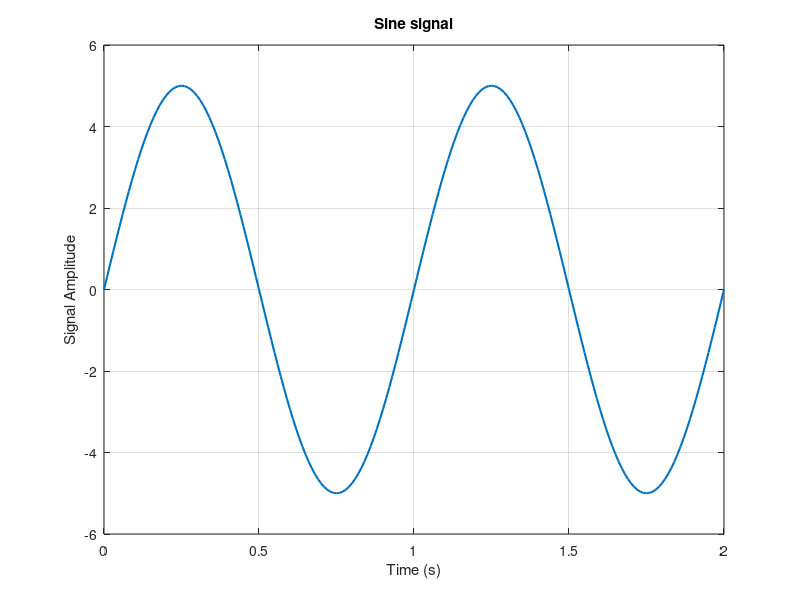
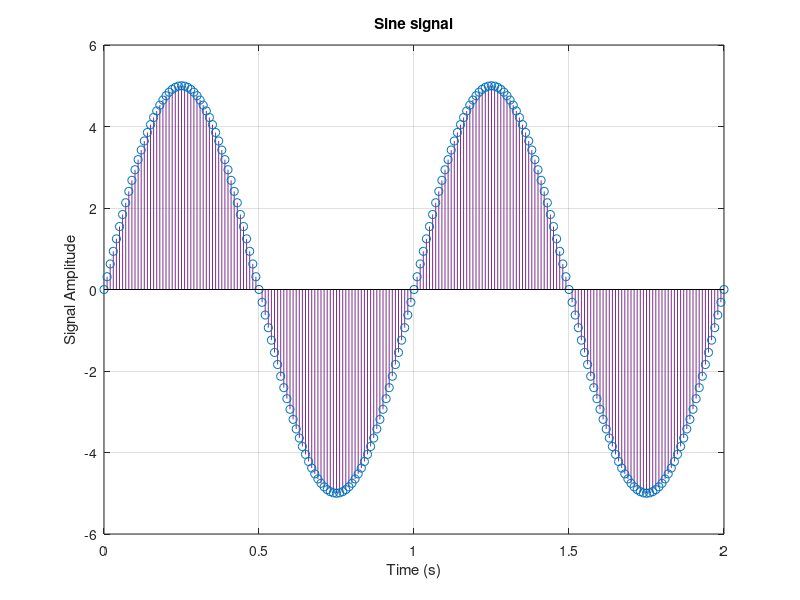
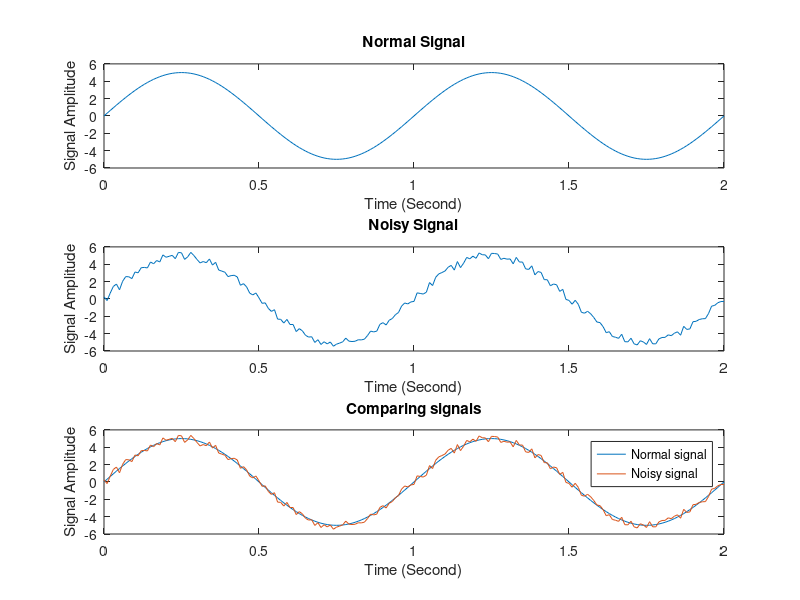
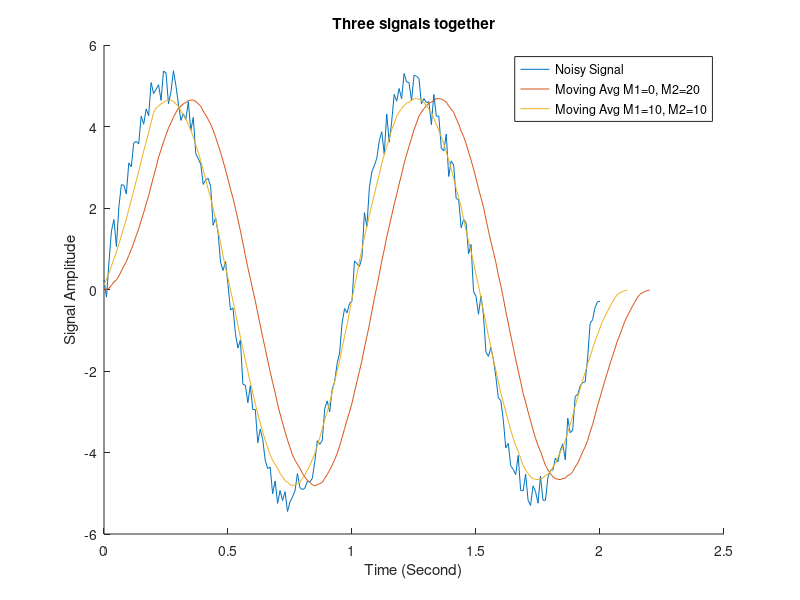

These figures' MATLAB source, in order: (Note: this script raises an error after producing the figures.)
%%
close all;
clear;
clc;
%% part 1
% part 1.1
t = 0:0.01:2;        % Define time axis
A = 5;               % Amplitude
f = 1;               % Frequency
y = A*sin(2*pi*f*t); % Sine function

% Plotting signals
figure('Name', 'Sine signal (Plot)');
plot(t, y, 'LineWidth', 1.5);
xlabel('Time (s)');
ylabel('Signal Amplitude');
title('Sine signal');
grid on;

figure('Name', 'Sine signal (Stem)');
stem(t, y,'color', '#7E2F8E', 'LineWidth', 0.5);
xlabel('Time (s)');
ylabel('Signal Amplitude');
title('Sine signal');
grid on;

%% part 2
% part 1.2
r = rand(1, length(y)) - 0.5; % Noise
noised_signal = y + r;        % Add noise to sine, y defined in section 1.1

% Plotting signals
figure('Name', 'Normal Sine signal VS Noisy Sine Signal', 'Position', [300 200 700 500]);
subplot(3,1,1);               % Plotting normal signal without noise
plot(t,y)
title('Normal Signal');xlabel('Time (Second)');ylabel('Signal Amplitude');
subplot(3,1,2);               % Plotting noisy signal
plot(t,noised_signal)
title('Noisy Signal');xlabel('Time (Second)');ylabel('Signal Amplitude');
%hold on;
subplot(3,1,3);               % Plotting both signal together for comparing them
plot(t,y, t, noised_signal)
hold on;
title('Comparing signals');xlabel('Time (Second)');ylabel('Signal Amplitude');
legend('Normal signal', 'Noisy signal');
hold off;

%% part 3
% part 1.3:
% A moving average filter introduces a delay because it computes the average of past data points, which inherently involves looking back in time, causing the output to lag behind the input signal.

M1 = 0;
M2 = 20;
len = M2 + M1 + 1; % Window length

window = ones(1, len) / len; % Moving average window

y2 = conv(noised_signal, window);   % Noised signal defined in section 1.2, Line 30
t2 = 0:0.01:(0.01 * (length(y2) - 1));

% Plotting section 1.3.1
figure('Name', 'Moving Avg signals', 'Position', [300 200 700 500]);
hold on;
plot(t,noised_signal);              % Noise signal
plot(t2, y2);                       % Moving Avg M1=0, M2=20

% part 1.3.2:
M1 = 10;
M2 = 10;
len = M2 + M1 + 1; % Window length

window = ones(1, len) / len; % Moving average window

y3 = conv(noised_signal(M1:end), window);
t3 = 0:0.01:(0.01 * (length(y3) - 1));

plot(t3, y3);                       % Moving Avg M1=0, M2=20
hold off;
title('Three signals together'); xlabel('Time (Second)'); ylabel('Signal Amplitude');
legend("Noisy Signal", "Moving Avg M1=0, M2=20", "Moving Avg M1=10, M2=10");

%% part 4
% part 1.4.1
M1 = 0;
M2 = 20;
len = M2 + M1 + 1; % Window length

b = ones(1,len)/len;
a = 1;
y4_1 = filter(b, a, noised_signal);
t4_1 = 0:0.01:(0.01 * (length(y4_1) - 1));

% Plotting section 1.4
figure('Name', 'Moving Avg signals by using filter function', 'Position', [300 200 700 500]);
hold on;
plot(t,noised_signal);              % Noise signal
plot(t4_1, y4_1);                   % filtered signal
plot(t2,y2);                        % Plotting convolved signal M1=0, M2=20
plot(t3,y3);                        % Plotting convolved signal M1=10, M2=10
title('All signals together'); xlabel('Time (Second)'); ylabel('Signal Amplitude');
legend("Noisy Signal", "filtered signal", "Moving Avg M1=0, M2=20", "Moving Avg M1=10, M2=10");
hold off;

% Plotting section 1.3
figure('Name', 'plotting in seperated subplots', 'Position', [300 200 700 500]);
subplot(2,2,1);               % Plotting noisy signal
plot(t,noised_signal)
title('Noisy signal');xlabel('Time (Second)');ylabel('Signal Amplitude');
subplot(2,2,2);               % Plotting convolved signal M1=0, M2=20
plot(t2,y2)
title('convolved signal M1=0, M2=20');xlabel('Time (Second)');ylabel('Signal Amplitude');
subplot(2,2,3);               % Plotting convolved signal M1=10, M2=10
plot(t3,y3)
title('convolved signal M1=10, M2=10');xlabel('Time (Second)');ylabel('Signal Amplitude');
subplot(2,2,4);               % filtered signal
plot(t4_1,y4_1)
title('output signal of filter function');xlabel('Time (Second)');ylabel('Signal Amplitude');

%% part 5
% part 1.5
w0 = pi/32; n = 100;
[y5,t5] = singen(w0,n);     %singen function is defined in singen.m
figure('Name', 'singen');
stem(t5,y5, '.')
title('singen function output');xlabel('Time (Second)');ylabel('Signal Amplitude');


%% part 6
close all;
clear;
clc;

figure('Name', 'cos(2*pi*t) + cos(8*pi*t) + cos(12*pi*t)');
t6 = 0:0.01:4;
y6 = cos(2*pi*t6) + cos(8*pi*t6) + cos(12*pi*t6); %Original Signal
plot(t6,y6);
title('cos(2*pi*t6) + cos(8*pi*t6) + cos(12*pi*t6)');xlabel('Time (Milisecond)');ylabel('Signal Amplitude');
hold on;

t62 = 0:0.2:4; % 5khz => 0.0002s = 0.2ms
y62 = cos(2*pi*t62) + cos(8*pi*t62) + cos(12*pi*t62); %Same signal, 5Khz sampled time vector
stem(t62,y62);


cutoff_frequency = 0.05;
filter_order = 30; 

% Design the filter using the fir1 function
filter_coefficients = fir1(filter_order, cutoff_frequency) * 14;

% Applying the filter to the downsampled signal
y62 = upsample(y62, 20);
smoothed_signal = conv(y62, filter_coefficients, 'same');

% Plotting the reconstructed signal
t63 = 0:0.01:(0.01*(length(smoothed_signal)-1));
plot(t63,smoothed_signal)

legend('Original Signal', 'Downsampled Signal', 'Reconstructed Signal')

%% part 7
close all;
clear;
clc;

fs = 100;
t7 = -5:1/fs:5;
y7 = sinc(5*t7) .^ 2;

% Spectrum of original singal
FT_x_0 = (1 / fs) * abs(fftshift(fft(y7)));
f_axis_0 = linspace(-fs / 2, fs / 2, length(FT_x_0));


for sr=[4 5 10 20] % sr: sampling rate
    figure('Name', 'Spectrum of original vs sampled signal');
    
    % Keep every fs/sr sample, other samples are set to 0
    % This way, the length of y will remain the same
    y7_2 = zeros(1, length(y7));
    y7_2(1:fs/sr:end) = y7(1:fs/sr:end); 


    % Spectrum of sampled singal
    FT_x_1 = (1 / fs) * abs(fftshift(fft(y7_2)));
    f_axis_1 = linspace(-fs / 2, fs / 2, length(FT_x_1));

    subplot(2,1,1)
    plot(f_axis_0, abs(FT_x_0), 'LineWidth', 1.5);
    title('Spectrum of original signal');xlabel('Frequency (Hz)');ylabel('Amplitude');

    subplot(2,1,2)
    plot(f_axis_1, abs(FT_x_1), 'LineWidth', 1.5);
    title(sprintf('Spectrum of sampled signal sr=%d', sr));xlabel('Frequency (Hz)');ylabel('Amplitude');
end

%Plotting all plots in single figure
figure('Name', 'all original and sampled spectrums combined', 'Position', [50 200 1400 500]');
counter = 1;       % counter for plotting in subplots
for sr=[4 5 10 20] % sr: sampling rate
    % Keep every fs/sr sample, other samples are set to 0
    % This way, the length of y will remain the same
    y7_2 = zeros(1, length(y7));
    y7_2(1:fs/sr:end) = y7(1:fs/sr:end); 

    % Spectrum of sampled singal
    FT_x_1 = (1 / fs) * abs(fftshift(fft(y7_2)));
    f_axis_1 = linspace(-fs / 2, fs / 2, length(FT_x_1));
    
    subplot(2, 4, counter)
    plot(f_axis_0, abs(FT_x_0), 'LineWidth', 1.5);
    title('Spectrum of original signal');xlabel('Frequency (Hz)');ylabel('Amplitude');

    subplot(2, 4, counter + 4)
    plot(f_axis_1, abs(FT_x_1), 'LineWidth', 1.5);
    title(sprintf('Spectrum of sampled signal sr=%d', sr));xlabel('Frequency (Hz)');ylabel('Amplitude');
    counter = counter + 1;
end
clear counter;
%% part 8
close all;
clear;
clc;

fs = 256 / 10;
t8 = -5 : 1/fs : 5 - (1/fs);
y8 = sinc(2*t8);

FT_x = (1 / fs) * abs(fftshift(fft(y8)));
f_axis = linspace(-pi, pi, length(FT_x));


for ratio = [0.5, 3, 1.5]
    fs1 = ratio * fs;

    % Constructing the sampled signal
    t8_1 = -5 : 1/fs1 : 5 - (1/fs1);
    y8_1 = sinc(2*t8_1);

    FT_x_1 = (1 / fs1) * abs(fftshift(fft(y8_1)));
    f_axis_1 = linspace(-pi, pi, length(FT_x_1));

    
    % Plotting the signals and spectrums
    figure('Name', sprintf('Sampling of sinc(2t) ratio=%d', ratio));
    
    subplot(2,2,1);
    plot(f_axis, abs(FT_x), 'LineWidth', 1.5);
    title('Spectrum of original signal');xlabel('Frequency (Hz)');ylabel('Amplitude');
    set(gca,'XTick',-pi:pi/2:pi) 
    set(gca,'XTickLabel',{'-pi', 'pi/2', '0' ,'pi/2','pi'})

    subplot(2,2,2);
    plot(f_axis_1, abs(FT_x_1), 'LineWidth', 1.5);
    title('Spectrum of sampled signal');xlabel('Frequency (Hz)');ylabel('Amplitude');
    set(gca,'XTick',-pi:pi/2:pi) 
    set(gca,'XTickLabel',{'-pi', 'pi/2', '0' ,'pi/2','pi'})

    subplot(2,2,3);
    plot(t8, y8, 'LineWidth', 1.5);
    title('Original signal');xlabel('Time');ylabel('Amplitude');

    subplot(2,2,4);
    plot(t8_1, y8_1, 'LineWidth', 1.5);
    title('Sampled signal');xlabel('Time');ylabel('Amplitude');
end


%% part 9
close all;
clear;
clc;

% Constructing the signal
f = [pi/16 5/16 9/16 13/16];

fs = 1e3;
t9 = 1:1/fs:100;
y9 = zeros(1, length(t9));

for f1=f
    y9 = y9 + cos(2 * pi * f1 * t9);    
end


% Plotting the spectrum of the original signal
figure('Name', 'Spectrum of original signal');
FT_y9 = (1/fs) * abs(fftshift(fft(y9)));
f_axis = linspace(-fs / 2, fs / 2, length(FT_y9));
plot(f_axis,FT_y9, 'LineWidth', 2)
xlim([-1,1])
title('Spectrum of original signal'); xlabel('Frequency(Hz)');ylabel('Amplitude(Volt/sec)'); 
grid on;


% Loading filters coefficients from xls file
filter_coef_1 = readmatrix('filters.xls', 'Sheet', 1);
filter_coef_2 = readmatrix('filters.xls', 'Sheet', 2);



% Plotting amplitude of frequency responses
figure('Name', 'Frequency response of filters');

for i = 1:4
    subplot(4,2, 2*i-1)
    
    [h, w] = freqz(filter_coef_1(i, :));
    w = w ./ pi;

    plot(w, abs(h));
    title(sprintf('Frequency response of analysis filter %d', i));
    xlabel('Normalized Frequency(Hz)');ylabel('Amplitude(Volt/sec)');
    grid on;
end

for i = 1:4
    subplot(4,2,2*i)
    
    [h, w] = freqz(filter_coef_2(i, :));
    w = w ./ pi;
    
    plot(w, abs(h));
    title(sprintf('Frequency response of synthesis filter %d', i));
    xlabel('Normalized Frequency(Hz)');ylabel('Amplitude(Volt/sec)');
    grid on;
end

% Plotting phase of frequency responses
figure('Name', 'Phase response of filters');

for i = 1:4
    subplot(4,2, 2*i-1)
    
    [h, w] = freqz(filter_coef_1(i, :));
    w = w ./ pi;
    
    plot(w, (angle(h)));
    title(sprintf('Frequency response of analysis filter %d', i));
    xlabel('Normalized Frequency');ylabel('Phase');
    grid on;
end

for i = 1:4
    subplot(4,2,2*i)
    
    [h, w] = freqz(filter_coef_2(i, :));
    w = w ./ pi;
    
    plot(w, (angle(h)));
    title(sprintf('Frequency response of synthesis filter %d', i));
    xlabel('Normalized Frequency');ylabel('Phase');
    grid on;
end


a = downsample(conv(y9, filter_coef_1(1, :), 'same'), 4);
b = downsample(conv(y9, filter_coef_1(2, :), 'same'), 4);
c = downsample(conv(y9, filter_coef_1(3, :), 'same'), 4);
d = downsample(conv(y9, filter_coef_1(4, :), 'same'), 4);

y_out =   conv(upsample(2*a, 4), filter_coef_2(1, :), 'same') ...
        + conv(upsample(c, 4), filter_coef_2(3, :), 'same')   ...
        + conv(upsample(0.5*d, 4), filter_coef_2(4, :), 'same');

% figure()
% plot(y_out)
% figure('Name', 'y9')
% plot(y9)

% Plotting the spectrum of the processed signal
figure('Name', 'Spectrum of processed signal');
FT_yout = (1/fs) * abs(fftshift(fft(y_out)));
f_axis_out = linspace(-fs / 2, fs / 2, length(FT_yout));
plot(f_axis_out,FT_yout, 'LineWidth', 2)
xlim([-1,1])
title('Spectrum');xlabel('Freq');ylabel('Amplitude');
grid on;

figure('Name', 'Spectrum of Both signals');
hold on;
plot(f_axis, FT_y9, '--r', 'LineWidth', 1)
plot(f_axis_out, FT_yout, '-k', 'LineWidth', 0.5)
xlim([-1,1])
title('Spectrum');xlabel('Freq');ylabel('Amplitude');
grid on;
hold off;
